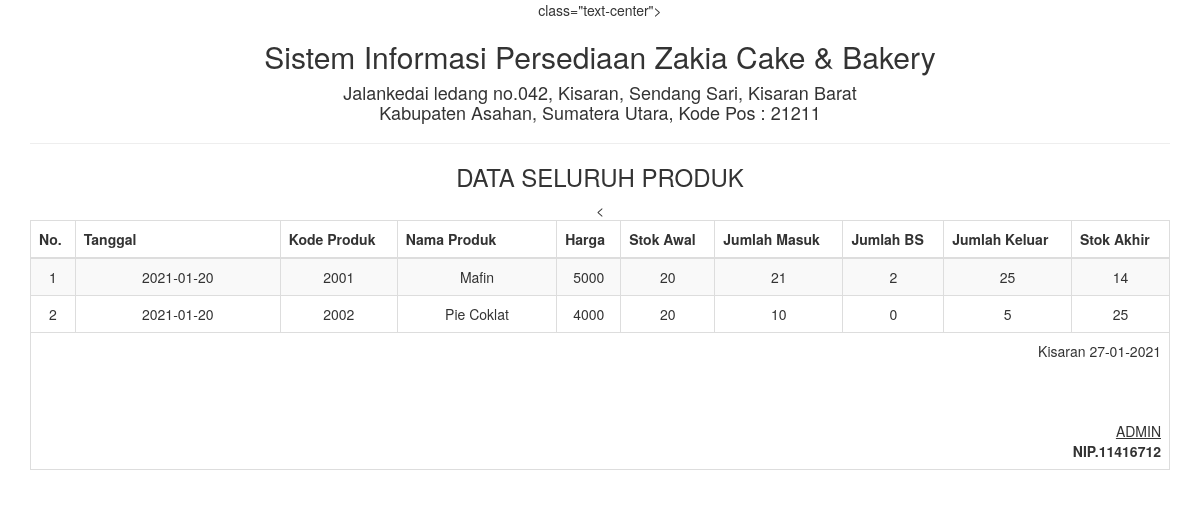
/report/hasil_semua.php, run on the app's committed database.
### tables this page shows
CREATE TABLE `tb_akhir` (
  `kode_input` int(4) NOT NULL,
  `tanggal` date NOT NULL,
  `kode` int(10) NOT NULL,
  `nama_produk` varchar(30) NOT NULL,
  `harga` int(10) NOT NULL,
  `stok_awal` int(10) NOT NULL,
  `jumlah_masuk` int(10) NOT NULL,
  `jumlah_bs` int(10) NOT NULL,
  `jumlah_keluar` int(10) NOT NULL,
  `stok_akhir` int(10) NOT NULL
);

### report/hasil_semua.php (the view, shortened to what this page needs)
<!DOCTYPE html>
<html>
    <head>
        <link href="../Assets/css/bootstrap.min.css" rel="stylesheet" type="text/css"/>
    </head>
    <body onload="print()">
        <?php
        include '../config/koneksi.php';
        ?>
        <div class="container">
            <div class='row'>
                <div class="col-sm-12">
                    <div class="text-center">
                       class="text-center">
                        <h2>Sistem Informasi Persediaan Zakia Cake & Bakery </h2>
                        <h4>Jalankedai ledang no.042, Kisaran, Sendang Sari, Kisaran Barat<br>
                              Kabupaten Asahan, Sumatera Utara, Kode Pos : 21211</h4>
                        <hr>
                        <h3>DATA SELURUH PRODUK</h3>
                        <table class="table table-bordered table-striped table-hover">
                        <tbody>
                                <thead>
                                <tr>
                                    <th>No.</th><th width="18%">Tanggal</th><th>Kode Produk</th><th width="14%">Nama Produk</th><th>Harga</th><th>Stok Awal</th><th>Jumlah Masuk</th><th>Jumlah BS</th><th>Jumlah Keluar</th><th>Stok Akhir</th><</th>
                                </tr>
                                </thead>
                            <tbody>
                            <?php
                            $sql = "SELECT * FROM tb_akhir";
                            $query = mysqli_query($koneksi, $sql) or die("SQL Anda Salah");
                            $nomor = 0;
                            while ($data = mysqli_fetch_array($query)) {
                                $nomor++;
                                ?>
                                <tr>
                                    <td><?= $nomor ?></td>
                                    <td><?= $data['tanggal'] ?></td>
                                    <td><?= $data['kode'] ?></td>
                                    <td><?= $data['nama_produk'] ?></td>
                                     <td><?= $data['harga'] ?></td>
                                      <td><?= $data['stok_awal'] ?></td>
                                       <td><?= $data['jumlah_masuk'] ?></td>
                                       <td><?= $data['jumlah_bs'] ?></td>
                                       <td><?= $data['jumlah_keluar'] ?></td>
                                       <td><?= $data['stok_akhir'] ?></td>
                                </tr>
                            <?php } ?>
                            </tbody>
                        </tbody>
                            <tfoot>
                                <tr>
                                    <td colspan="10" class="text-right">
                                         Kisaran  <?= date("d-m-Y") ?>
                                        <br><br><br><br>
                                        <u>ADMIN<strong></u><br>
                                        NIP.11416712
                                    </td>
                                </tr>
                            </tfoot>
                        </table>
                    </div>
                </div>
            </div>
    </body>
</html>

### data on the page
tb_akhir: tanggal "2021-01-20", kode "2001", nama_produk "Mafin", harga "5000", stok_awal "20", jumlah_masuk "21", jumlah_bs "2", jumlah_keluar "25", stok_akhir "14"
tb_akhir: tanggal "2021-01-20", kode "2002", nama_produk "Pie Coklat", harga "4000", stok_awal "20", jumlah_masuk "10", jumlah_bs "0", jumlah_keluar "5", stok_akhir "25"
